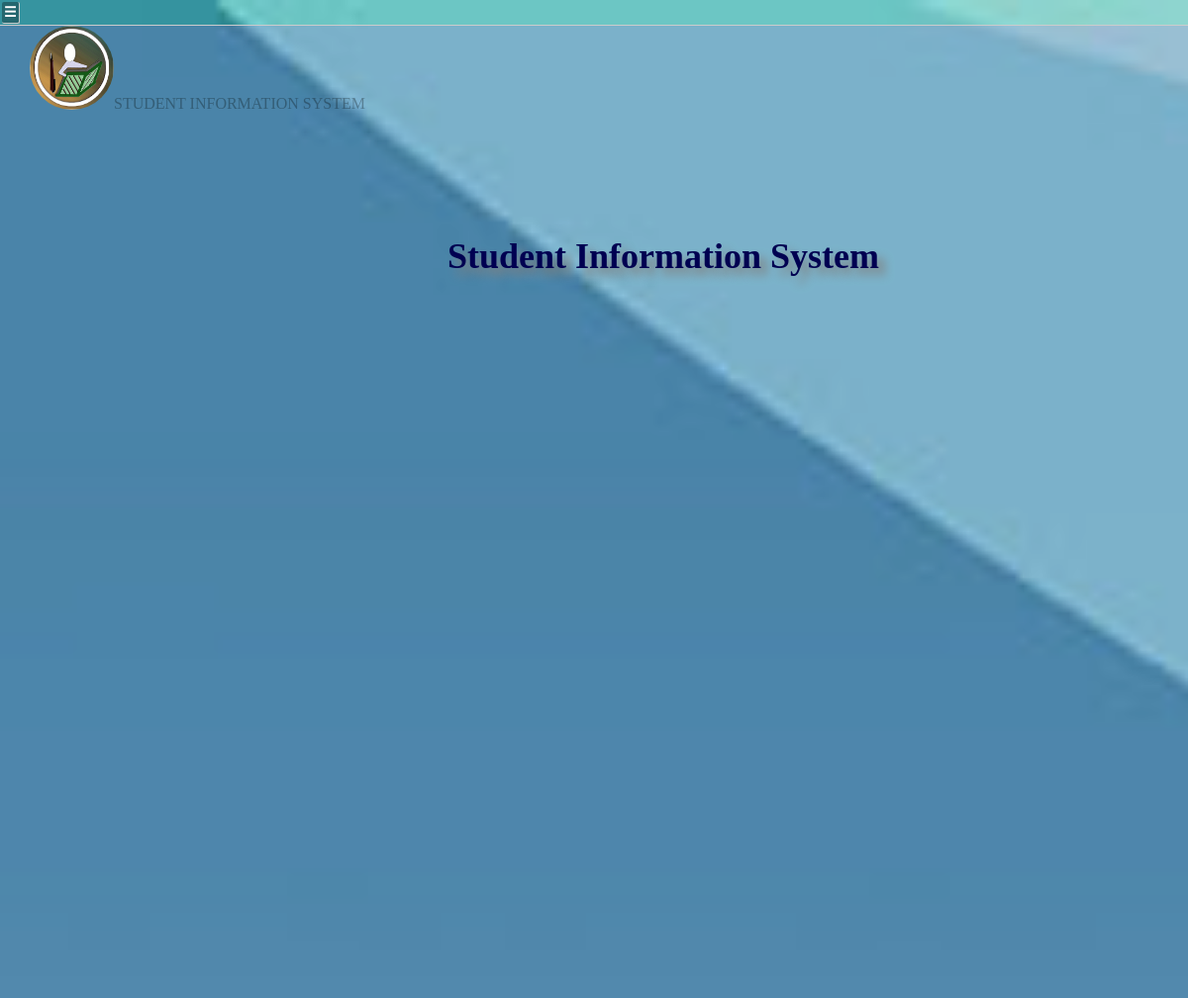
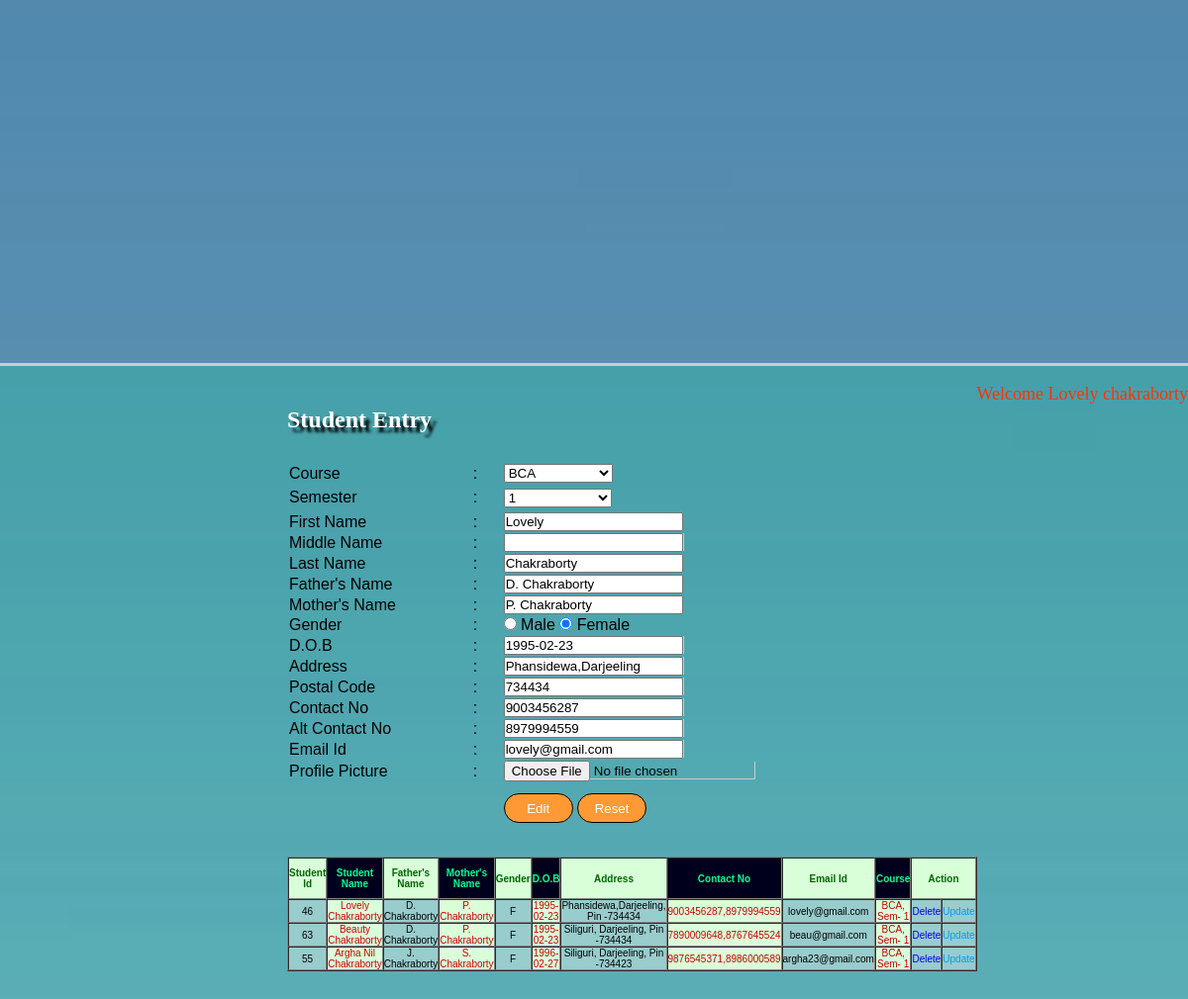
Page /student_master.php?var2=46 (signed in) on the committed database (2 pictures, top to bottom).
### tables this page shows
CREATE TABLE IF NOT EXISTS `student_details` (
  `student_id` int(10) NOT NULL AUTO_INCREMENT,
  `first_name` varchar(20) NOT NULL,
  `middle_name` varchar(20) NOT NULL,
  `last_name` varchar(20) NOT NULL,
  `father_name` varchar(20) NOT NULL,
  `mother_name` varchar(20) NOT NULL,
  `dob` date NOT NULL,
  `gender` varchar(10) NOT NULL,
  `email_id` varchar(20) NOT NULL,
  `contact_no` bigint(20) NOT NULL,
  `alt_contact_no` bigint(20) NOT NULL,
  `address` varchar(40) NOT NULL,
  `postal_code` int(10) NOT NULL,
  `course_no` int(10) NOT NULL,
  `semester` int(10) NOT NULL,
  `profile_pic` varchar(500) NOT NULL,
  PRIMARY KEY (`student_id`)
);

CREATE TABLE IF NOT EXISTS `course` (
  `course_no` int(10) NOT NULL AUTO_INCREMENT,
  `course_name` varchar(20) NOT NULL,
  `course_duration` int(10) NOT NULL,
  `course_status` varchar(400) NOT NULL,
  `semester` int(10) NOT NULL,
  PRIMARY KEY (`course_no`)
);

### student_master.php (the view, shortened to what this page needs)
<?php
if(isset($_GET['var2']))
{
	$gsql = "select * from student_details where student_id='$_GET[var2]'";
	$grec = mysql_query($gsql);
	$gres = mysql_fetch_assoc($grec);
}
?>
<html>
<head>
<link rel="stylesheet" href="stylesheet.css" type="text/css"/>
</head>
<body>
<label for="menuToggle" class="menu-icon">&#9776;</label>
<div id="header">
<div class="img">
<img src="logosis.PNG" class="imglogo"/>
<p class="write">STUDENT INFORMATION SYSTEM</p>
</div>
<div class="sis">
<h1>Student Information System</h1>
</div>
</div>
<div id="container">
<div id="cc">
  <p>&nbsp;</p>
  <p align="right" class="style16 style22"><span class="style17">Welcome <?php echo $_SESSION['uname'];?></span></p>
  </div>
 <div id="banner">
<table width="100%" border="0" align="center">
  <tr>
    <td>
	<table width="100%" border="0" cellspacing="0" cellpadding="0">
      <tr>
           <td align="left"><p class="style18"><span class="style29">Student Entry</span></p>
             <p class="style18">&nbsp;</p>
            </td>
      </tr>
    </table></td>
  </tr>  <tr height="30%">
    <td valign="top" align="left">
	<form id="form1" name="form1" method="POST" action="" onSubmit="return valid()">
              <table width="69%" height="30%" border="0" align="left">
                <tr>
                  <td width="160" align="left"><span class="style4 style85 style85">Course</span></td>
                  <td width="54" align="center"><span class="style4 style85">:</span></td>
                  <td width="307"><span class="style4 style85">
                    <select name="course_name" id="course_name" onChange="get_sem(this.value)">
                      <?php
		 	$str2="select * from course";
			$result2=mysql_query($str2);
		    while($row= mysql_fetch_array($result2))
		 	 {
		  	?>
                      <option value=<?php echo $row['course_no'];?> <?php if(isset($_GET['C']) || isset($_GET['var2'])){if($_GET['C'] == $row['course_no'] || $gres['course_no'] == $row['course_no']){echo "selected";}}?>>
                      <?php  echo $row['course_name'];?>
                      </option>
                      <?php
			 }
		 	 ?>
                    </select>
                  </span></td>
                </tr>
                <tr>
                  <td width="160" height="26" align="left"><span class="style4 style85 style85">Semester</span></td>
                  <td width="54" align="center"><span class="style4 style85">:</span></td>
                  <td width="307"><span class="style4 style85">
                    <select name="semester" id="semester">
                      <?php
		   if(isset($_GET['C']) || isset($_GET['var2']))
		   {
		   		if(isset($_GET['C']))
				{
					$cr = $_GET['C'];
				}elseif(isset($_GET['var2']))
				{
					$cr = $gres['course_no'];
				}
		 	$str3="select * from course where course_no='$cr'";
			$result3=mysql_query($str3);
			$row3=mysql_fetch_array($result3);
			for($i = 1; $i <= $row3['semester']; $i++)
			{
			?>
                      <option value=<?php echo $i;?> <?php if($gres['semester'] == $i){echo "selected";}?>><?php echo $i;?></option>
                      <?php
				}
			 }
			 ?>
                    </select>
                  </span> </td>
                </tr>
                <tr>
                  <td width="160" align="left"><span class="style4 style85 style85">First Name</span></td>
                  <td width="54" align="center"><span class="style4 style85">:</span></td>
                  <td width="307" align="left"><span class="style4 style85"><input name="first_name" type="text" id="first_name" <?php if(isset($_GET['var2'])){echo "value='$gres[first_name]'";}?> /></span></td>
                </tr>
                <tr>
                  <td width="160" align="left"><span class="style4 style85 style85">Middle Name</span></td>
                  <td width="54" align="center"><span class="style4 style85">:</span></td>
                  <td width="307"><span class="style4 style85">
                    <label>
                    <input name="middle_name" type="text" id="middle_name" <?php if(isset($_GET['var2'])){echo "value='$gres[middle_name]'";}?>>
                    </label>
                  </span></td>
                </tr>
                <tr>
                  <td width="160" align="left"><span class="style4 style85 style85">Last Name </span></td>
                  <td width="54" align="center"><span class="style4 style85">:</span></td>
                  <td width="307" align="left"><span class="style4 style85"><input name="last_name" type="text" id="last_name" <?php if(isset($_GET['var2'])){echo "value='$gres[last_name]'";}?> /></span></td>
                </tr>
                <tr>
                  <td width="160" align="left"><span class="style4 style85 style85">Father's Name </span></td>
                  <td width="54" align="center"><span class="style4 style85">:</span></td>
                  <td width="307" align="left"><span class="style4 style85"><input name="father_name" type="text" id="father_name" <?php if(isset($_GET['var2'])){echo "value='$gres[father_name]'";}?> /></span></td>
                </tr>
                <tr>
                  <td width="160" align="left"><span class="style4 style85 style85">Mother's Name </span></td>
                  <td width="54" align="center"><span class="style4 style85">:</span></td>
                  <td width="307" align="left"><span class="style4 style85"><input name="mother_name" type="text" id="mother_name" <?php if(isset($_GET['var2'])){echo "value='$gres[mother_name]'";}?>/></span></td>
                </tr>
                <tr>
                  <td align="left"><span class="style4 style85 style85">Gender</span></td>
                  <td align="center"><span class="style4 style85">:</span></td>
                  <td align="left"><span class="style4 style85">
                    <input name="gender" type="radio" value="M" <?php if(isset($_GET['var2'])){if($gres['gender'] == "M"){echo "checked";}}?>>
                    Male
                    <input name="gender" type="radio" value="F" <?php if(isset($_GET['var2'])){if($gres['gender'] == "F"){echo "checked";}}?>>
                  Female</span></td>
                </tr>
                <tr>
                  <td width="160" align="left"><span class="style4 style85 style85">D.O.B</span></td>
                  <td width="54" align="center"><span class="style4 style85">:</span></td>
                  <td width="307"><span class="style4 style85">
                    <label>
                    <input name="dob" type="text" id="dob" <?php if(isset($_GET['var2'])){echo "value='$gres[dob]'";}?>>
                    </label>
                  </span></td>
                </tr>
                <tr>
                  <td width="160" align="left"><span class="style4 style85 style85">Address</span></td>
                  <td width="54" align="center"><span class="style4 style85">:</span></td>
                  <td width="307"><span class="style4 style85">
                    <label>
                    <input name="address" type="text" id="address" <?php if(isset($_GET['var2'])){echo "value='$gres[address]'";}?>>
                    </label>
                  </span></td>
                </tr>
                <tr>
                  <td width="160" align="left"><span class="style4 style85 style85">Postal Code </span></td>
                  <td width="54" align="center"><span class="style4 style85">:</span></td>
                  <td width="307"><span class="style4 style85">
                    <label>
                    <input name="postal_code" type="text" id="postal_code" <?php if(isset($_GET['var2'])){echo "value='$gres[postal_code]'";}?>>
                    </label>
                  </span></td>
                </tr>
                <tr>
                  <td width="160" align="left"><span class="style4 style85 style85">Contact No </span></td>
                  <td width="54" align="center"><span class="style4 style85">:</span></td>
                  <td width="307"><span class="style4 style85">
                    <label>
                    <input name="contact_no" type="text" id="contact_no" <?php if(isset($_GET['var2'])){echo "value='$gres[contact_no]'";}?>>
                    </label>
                  </span></td>
                </tr>
                <tr>
                  <td width="160" align="left"><span class="style4 style85 style85">Alt Contact No </span></td>
                  <td width="54" align="center"><span class="style4 style85">:</span></td>
                  <td width="307"><span class="style4 style85">
                    <label>
                    <input name="alt_contact_no" type="text" id="alt_contact_no" <?php if(isset($_GET['var2'])){echo "value='$gres[alt_contact_no]'";}?>>
                    </label>
                  </span></td>
                </tr>
                <tr>
                  <td width="160" align="left"><span class="style4 style85 style85">Email Id </span></td>
                  <td width="54" align="center"><span class="style4 style85">:</span></td>
                  <td width="307"><span class="style4 style85">
                    <label>
                    <input name="email_id" type="text" id="email_id" <?php if(isset($_GET['var2'])){echo "value='$gres[email_id]'";}?>>
                    </label>
                  </span></td>
                </tr>
				<tr>
                  <td width="160" align="left"><span class="style4 style85 style85">Profile Picture </span></td>
                  <td width="54" align="center"><span class="style4 style85">:</span></td>
                  <td width="307"><span class="style4 style85">
                    <label>
                    <input name="profile_pic" type="file" id="profile_pic" <?php if(isset($_GET['var2'])){echo "value='$gres[profile_pic]'";}?>>
                    </label>
                  </span></td>
                </tr>
                <tr>
                  <td height="50"><span class="style4 style85">&nbsp;
                  </span></td>
                  <td><span class="style85"></span></td>
                  <td><span class="style4 style85">
                    <input type="submit" id="sbcl" name="Submit" <?php if(isset($_GET['var2'])){echo "value='Edit'";}else{?>value="Insert"<?php }?> />
                    <input name="Reset" type="reset" id="sbcl1" value="Reset" />
                  </span></td>
                </tr>
            </table>
    </form>	  </td>
    </tr>
      <tr height="10%">
        <td>&nbsp;</td>
      </tr>
      <tr height="20%">
        <td align="center">
          <table width="79%" height="20%" border="1" align="left" cellpadding="0" cellspacing="0" >
            <tr>
              <td width="8%" height="42" align="center" bgcolor="#D9FFD9"><span class="style60 style92">Student Id </span></td>
	            <td width="9%" align="center" bgcolor="#00001C"><span class="style62 style92">Student Name</span></td>
	            <td width="10%" align="center" bgcolor="#D9FFD9"><span class="style60 style92">Father's Name </span></td>
	            <td width="10%" align="center" bgcolor="#00001C"><span class="style62 style92">Mother's Name</span></td>
	            <td width="8%" align="center" bgcolor="#D9FFD9"><span class="style60 style92">Gender</span></td>
	            <td width="9%" align="center" bgcolor="#00001C"><span class="style62 style92">D.O.B</span></td>
	            <td width="6%" align="center" bgcolor="#D9FFD9"><span class="style60 style92">Address</span></td>
	            <td width="8%" align="center" bgcolor="#00001C"><span class="style62 style92">Contact No</span></td>
	            <td width="8%" align="center" bgcolor="#D9FFD9"><span class="style60 style92">Email Id </span></td>
	            <td width="7%" align="center" bgcolor="#00001C"><span class="style62 style92">Course</span></td>
	            <td colspan="2" align="center" bgcolor="#D9FFD9"><span class="style60 style92">Action</span></td>
            </tr>
            <?php
	$str3="select * from student_details";
	$result3=mysql_query($str3);
		while($row= mysql_fetch_array($result3))
		 	 {
	 ?>
            <tr>
              <td align="center" bgcolor="#99CCCC">
                <span class="style96"><?php echo $row['student_id'];
		 ?></span> </td>
	        <td align="center" bgcolor="#D9FFD9">
	          <span class="style98"><?php echo $row['first_name']." ".$row['middle_name']." ".$row['last_name'];
		 ?></span> </td>
	       <td align="center" bgcolor="#99CCCC">
	         <span class="style96"><?php echo $row['father_name'];
		 ?></span> </td>
	         <td align="center" bgcolor="#D9FFD9">
	           <span class="style98"><?php echo $row['mother_name'];
		 ?></span> </td>
	        <td align="center" bgcolor="#99CCCC">
	          <span class="style96"><?php echo $row['gender'];
		 ?></span> </td>
	        <td align="center" bgcolor="#D9FFD9">
	          <span class="style98"><?php echo $row['dob'];
		 ?></span> </td>
	          <td align="center" bgcolor="#99CCCC">
	            <span class="style96"><?php echo $row['address'].", Pin -".$row['postal_code'];
		 ?></span> </td>
	        <td align="center" bgcolor="#D9FFD9">
	          <span class="style98"><?php echo $row['contact_no'].",".$row['alt_contact_no'];
	   ?></span> </td>
	        <td align="center" bgcolor="#99CCCC">
	          <span class="style96"><?php echo $row['email_id'];
	   ?></span> </td>
	         <td align="center" bgcolor="#D9FFD9"><span class="style98">
	           <?php
	        $c=$row['course_no'];
			$str4="select course_name from course where course_no = $c";
	$result4=mysql_query($str4);
		while($row2= mysql_fetch_array($result4))
		 	 {
			     echo $row2['course_name'].", Sem- ".$row['semester'];
				 }
	   ?>
	           </span></td>
	         <td width="8%" align="center" bgcolor="#99CCCC">
	           <span class="style25">
	             <?php $k=$row['student_id']; ?>
                </span><span class="style99"><span class="style34"><a href="delete_student_master.php?var=<?php echo $k?>" >
                Delete	   </a></span></span> </td>
	         <td width="9%" align="center" bgcolor="#99CCCC">
	           <a href="student_master.php?var2=<?php echo $k?>" class="style33">Update </a></td>
	        </tr>
            <?php
	  }
	  ?>
          </table>
        </td>
</tr>
</table>
</div>
</div>
</body>
</html>

### rows in the picture
student_details: course_name "BCA", semester "1", first_name "Lovely", last_name "Chakraborty", father_name "D. Chakraborty", mother_name "P. Chakraborty", gender "☑", dob "1995-02-23", address "Phansidewa,Darjeeling", postal_code "734434", contact_no "9003456287", alt_contact_no "8979994559", email_id "lovely@gmail.com", student_id "46", gender "F", email "lovely@gmail.com"
course: course_name "BCA"
student_details: student_id "63", first_name "Beauty", last_name "Chakraborty", father_name "D. Chakraborty", mother_name "P. Chakraborty", gender "F", dob "1995-02-23", address "Siliguri, Darjeeling", postal_code "734434", contact_no "7890009648", alt_contact_no "8767645524", email "beau@gmail.com", semester "1"
student_details: student_id "55", first_name "Argha", middle_name "Nil", last_name "Chakraborty", father_name "J. Chakraborty", mother_name "S. Chakraborty", gender "F", dob "1996-02-27", address "Siliguri, Darjeeling", postal_code "734423", contact_no "9876545371", alt_contact_no "8986000589", email "argha23@gmail.com", semester "1"

### other values in the picture
$_SESSION['uname'] "Lovely chakraborty"
